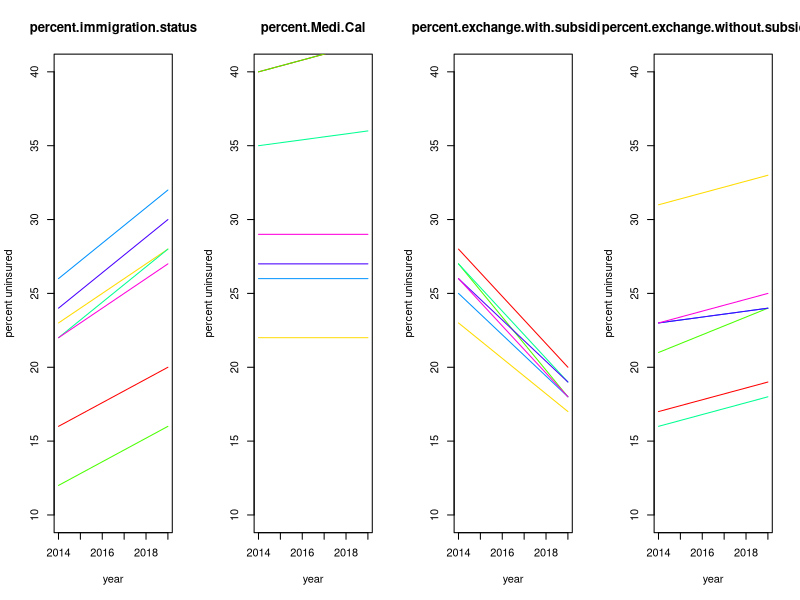

This figure's R source:
setwd("~/dataviz-fall-2013/insured-uninsured")

library(stringr)
library("RColorBrewer")


unins <- read.csv("data/remaining uninsured_enhanced.csv", stringsAsFactors=F)

unins$region <- as.character(unins$region)

#this removes empty white space
unins$region <- str_trim(unins$region)

#reshape my data to make slope graphing easier later
unins <- reshape(unins,timevar="year",idvar="region",direction="wide")

#rename my rows
rownames(unins) <- unins$region

# abbreviate region name
unins$region[unins$region=="Northern California and Sierra Counties"] <- "NorCal & Sierra"                  

####This is where the slopegraph code begins###



# slopeGraph <- function(unins,variable,color="Spectral",alpha=1){
	
	# columns <- paste(variable,c(2014,2019),sep=".")
	
	# if(is.null(ylim)) ylim<-range(unins[,columns])
	
	# col <- brewer.pal(n=nrow(unins),name=color)
	# col <- adjustcolor(col,alpha=alpha)
	# axis(1,at=c(1,2),labels=c("2014","2019"))
	# axis(2,at= seq(min(unins[,columns]),max(unins[,columns]),length.out=nrow(unins)))
	# lapply(1:nrow(unins),function(i){
	# 	lines(1:2,unins[i,columns],col=col[i],lwd=5)
	# 	})
# }


my_y_limit <- c(10,40)

plot_slope_graph <- function(col_name) {

	#the field I want
	field_name <- col_name

	#the column names I want.
	columns_I_want <- c("region", paste(field_name,c(2014,2019),sep=".") )

	# data at these columns
	df <- unins[,columns_I_want]


	#start a new plot
	plot(0,0,xlim=c(2014,2019),ylim=my_y_limit,ylab = "percent uninsured",xlab="year",type="n", main=field_name)

	#vector of 7 colors
	cols <- rainbow(7)
	for (i in 1:nrow(df)) {
		v_2014 <- df[i,2]
		v_2019 <- df[i,3]
		# segments(2014, v_2014, 2019, v_2019)
		lines(c(2014,2019), c(v_2014, v_2019), col=cols[i])
	}

}


all_fields <- c("percent.immigration.status", "percent.Medi.Cal", "percent.exchange.with.subsidies", "percent.exchange.without.subsidies")


par(mfrow=c(1,4))

for (i in all_fields) {
	plot_slope_graph(i)
}





	
# slopeGraph(unins,variable="immigration.status",alpha=1,where=c(1,280000))
# slopeGraph(unins,variable="percent.immigration.status",alpha=1,where="topleft",ylim=c(12,34))

# slopeGraph(unins,variable="percent.Medi.Cal",alpha=1,where=c(15,35.5))
# slopeGraph(unins,variable="Medi.Cal",alpha=1,where=c(15,350000.5))